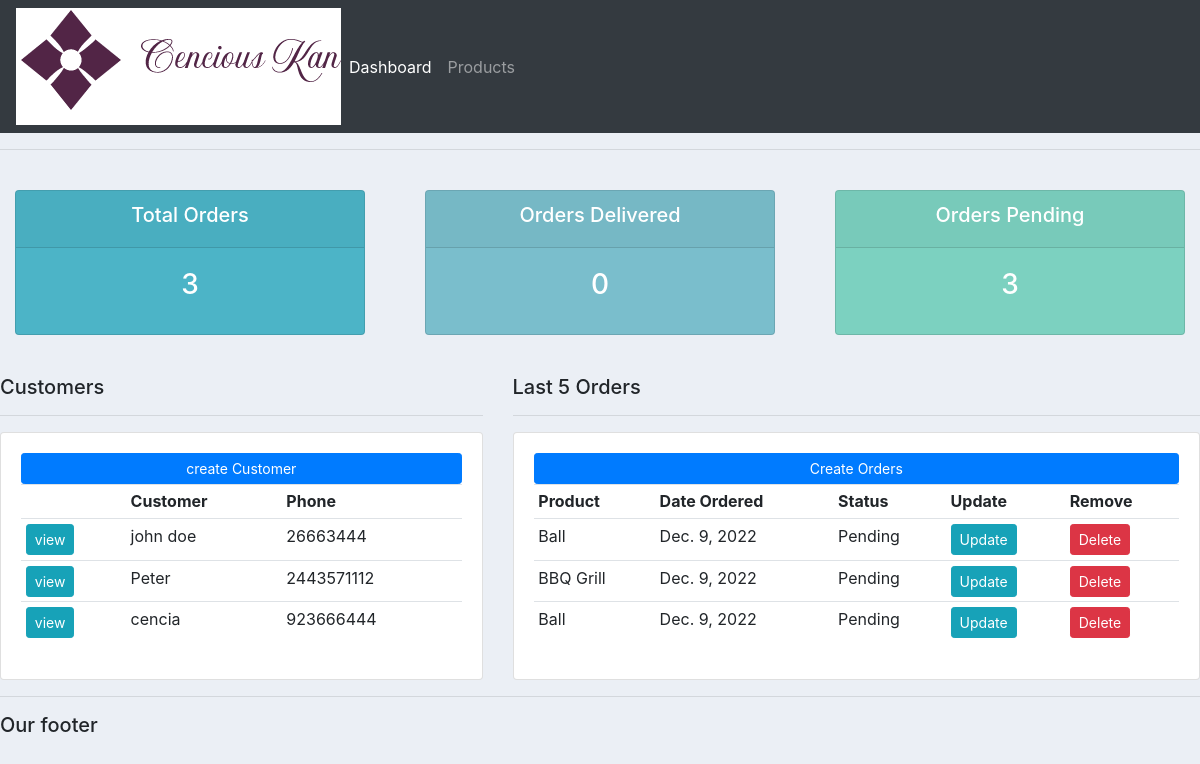
/, run on an earlier commit of the app's database.
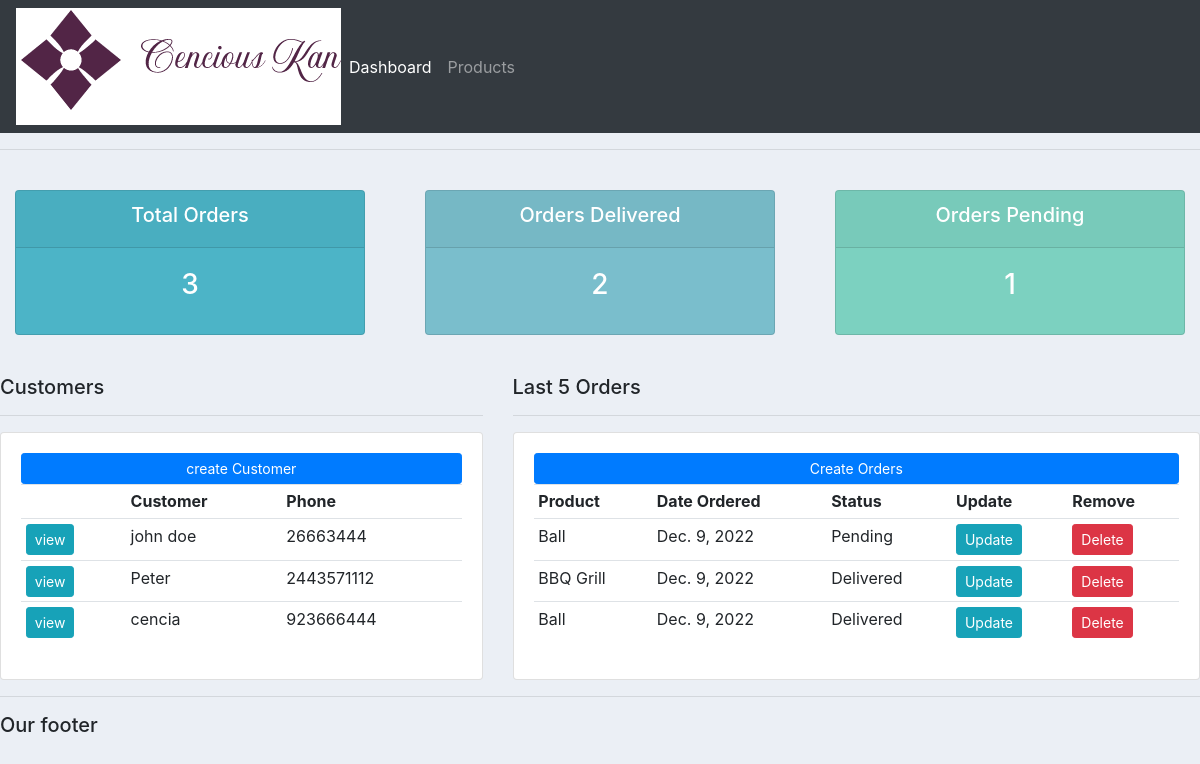
And on a later commit of the database.
### accounts/models.py (models this page shows, shortened)
class Order(models.Model):
    STATUS=(
            ('Pending', 'pending'),
            ('Out for delivery', 'out for delivery'),
            ('Delivered', 'delivered'),
        )
    customer= models.ForeignKey(Customer, null=True, on_delete=models.SET_NULL)
    products= models.ForeignKey(Product, null=True, on_delete=models.SET_NULL)
    date_created=models.DateField(auto_now_add=True, null=True)
    status= models.CharField(max_length=200, null=True, choices=STATUS)

class Product(models.Model):
    CATEGORY=(
        ('Indoor','Indoor'),
        ('Outdoor', 'outdoor'),
    )
    name=models.CharField(max_length=200, null=True)
    price=models.FloatField(null=True)
    category=models.CharField(max_length=200, null=True, choices=CATEGORY)
    description=models.CharField(max_length=200, null=True)
    date_created= models.DateField(auto_now_add=True, null=True)
    tags=models.ManyToManyField(Tag)
    def __str__(self):
        return self.name

### accounts/views.py (the view)
# urls.py: path('',views.home, name="home"),
def home(request):
    orders = Order.objects.all()
    customers = Customer.objects.all()
    total_customers =customers.count()
    total_orders = orders.count()
    delivered = orders.filter(status='Delivered').count()
    pending = orders.filter(status='Pending').count()
    context = {'orders':orders, 'customers':customers,
    'pending':pending,
    'delivered':delivered,'total_orders':total_orders}
    return render(request,'accounts/dashboard.html', context)

### accounts/templates/accounts/dashboard.html
{%extends 'accounts/main.html' %}
{% load static%}
{%block element%}
{% include 'accounts/status.html' %}
<br>
<div class="row">
    <div class="col-md-5">
        <h5>Customers</h5>
        <hr>
        <div class="card card-body">
            <a class="btn btn-primary btn-sm btn-block" href="">create Customer</a>
            <table class="table table-sm">
                <tr>
                    <th></th>
                    <th>Customer</th>
                    <th>Phone</th>
                </tr>
                {% for customer in customers%}
                <tr>
                    <td><a class="btn btn-sm btn-info" href="{% url 'customer' customer.id %}">view</a></td>
                    <td>{{customer.name}} </td>
                    <td>{{customer.phone}} </td>
                </tr>
                {% endfor%}
            </table>
        </div>
    </div>
    <div class="col-md-7">
        <h5>Last 5 Orders</h5>
        <hr>
        <div class="card card-body">
            <a class="btn btn-primary btn-sm btn-block" href="{% url 'create_order' %}">Create Orders</a>
            <table class="table table-sm">
                <tr>
                    <th>Product</th>
                    <th>Date Ordered</th>
                    <th>Status</th>
                    <th>Update</th>
                    <th>Remove</th>
                </tr>
                {% for order in orders%}
                <tr>
                    <td>{{order.products}} </td>
                    <td>{{order.date_created}} </td>
                    <td>{{order.status}} </td>
                    <td><a class="btn btn-sm btn-info" href="{% url 'update_order' order.id %}">Update</a></td>
                    <td><a class="btn btn-sm btn-danger" href="{% url 'delete_order' order.id %}">Delete</a></td>
                </tr>
                {% endfor%}
            </table>
        </div>
    </div>
</div>
{%endblock element%}

What changed in the data, as far as the page shows it:
changed Order "BBQ Grill": status "Pending" → "Delivered"
changed Order (number 3 of 3 on the later page): status "Pending" → "Delivered"
Also different on the page:
{{ delivered }}: "0" → "2"
{{ pending }}: "3" → "1"
